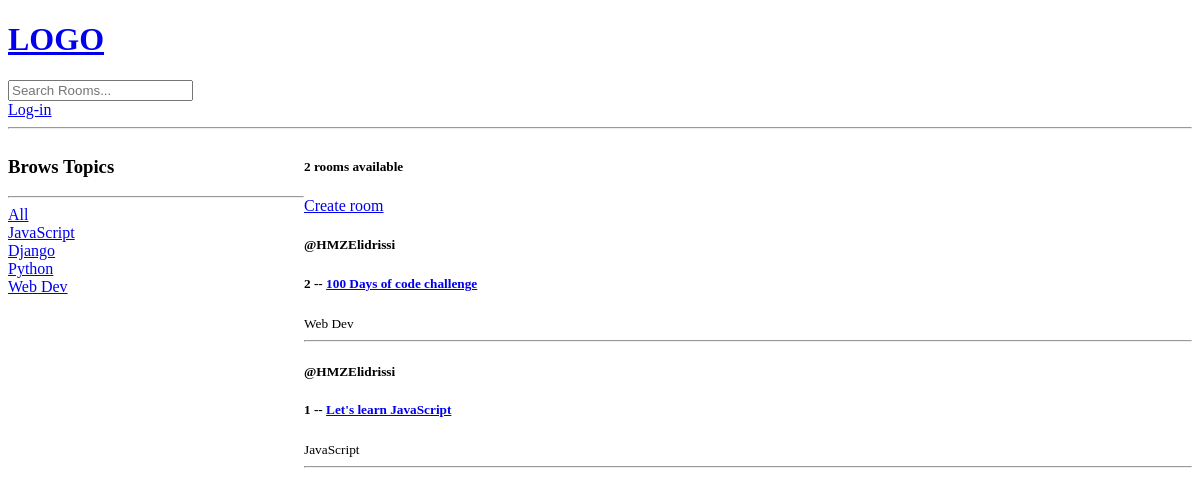
The app's page /, older data.
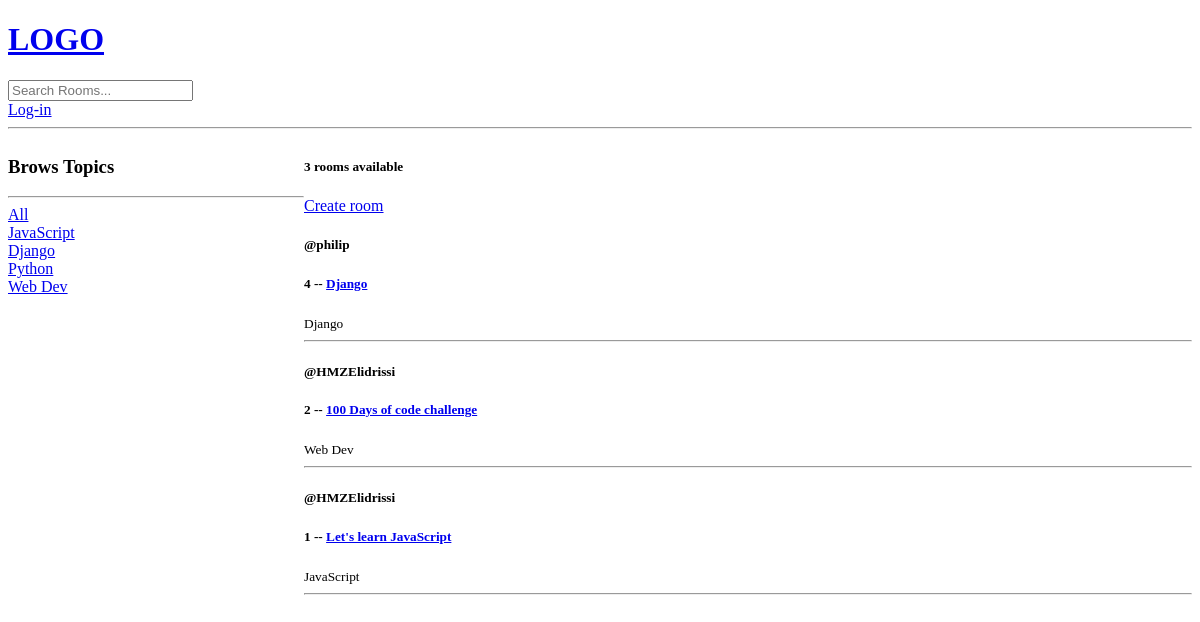
The same page, newer data.
### Core/models.py (models this page shows, shortened)
class Topic(models.Model):
    name = models.CharField(max_length=200)

class Room(models.Model):
    host = models.ForeignKey(User, on_delete=models.SET_NULL, null=True)
    topic = models.ForeignKey(Topic, on_delete=models.SET_NULL, null=True)
    name = models.CharField(max_length=200)
    description = models.TextField(null=True, blank=True)
    participants = models.ManyToManyField(User, related_name='participants', blank=True)
    updated = models.DateTimeField(auto_now=True)
    created = models.DateTimeField(auto_now_add=True)
    class Meta:
        ordering = ['-created', '-updated']

### Core/views.py (the view)
# urls.py: path('', views.home, name="home"),
def home(request):
    q = request.GET.get('q') if request.GET.get('q') is not None else ''
    rooms = Room.objects.filter(
        Q(topic__name__icontains=q) |
        Q(host__username__icontains=q) |
        Q(description__icontains=q) |
        Q(name__icontains=q)
    )
    rooms_count = rooms.count()
    topics = Topic.objects.all()
    context = {'rooms': rooms, 'topics': topics, 'rooms_count': rooms_count}
    return render(request, 'Core/home.html', context)

### templates/Core/home.html (shortened to what this page needs)
{% extends 'base.html' %}
{% block content %}
<div class="home-container">
    <div>
        <h3>Brows Topics</h3>
        <hr>
        <div>
            <a href="{% url 'home' %}">All</a>
        </div>
        {% for topic in topics %}
            <div>
                <a href="{% url 'home' %}?q={{ topic.name }}">{{ topic.name }}</a>
            </div>
        {% endfor %}
    </div>
    <div>
        <h5>{{ rooms_count }} rooms available</h5>
        <a href="{% url 'create-room' %}">Create room</a>
        {% for room in rooms %}
            <h5>@{{ room.host.username }}</h5>
            <h5>{{ room.id }} -- <a href="{% url 'room' room.id %}">{{ room.name }}</a></h5>
            <small>{{ room.topic.name }}</small>
            <hr>
        {% endfor %}
    </div>
</div>
{% endblock %}

### templates/base.html (shortened to what this page needs)
<!doctype html>
<html lang="en">
<head>
</head>
<body>
    {% include 'navbar.html' %}
    {% block content %}{% endblock %}
</body>
</html>

### templates/navbar.html
<a href="/">
    <h1>LOGO</h1>
</a>
<form>
    <label>
        <input type="text" name="q" placeholder="Search Rooms..." />
    </label>
</form>
{% if request.user.is_authenticated %}
    <p>Hello {{ request.user }}</p>
    <a href="{% url 'logout' %}">Log-out</a>
{% else %}
    <a href="{% url 'login' %}">Log-in</a>
{% endif %}
<hr>

### templates/Core/home.html (style rules this page uses)
.home-container { display: grid; grid-template-columns: 1fr 3fr; }

Row changes from the older to the newer data that the page shows:
added Room: host.username "philip", id "4", name "Django", topic.name "Django"
Text that changed along with them:
{{ rooms_count }}: "2" → "3"
